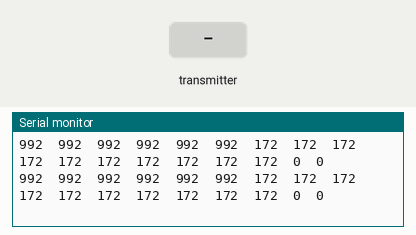
This sketch was run on a simulated Arduino Mega 2560, built with avr-gcc and run on an emulated ATmega2560. Parts: the last lines printed to the serial monitor. The inputs (shaded band) are chosen by the test bench.

Above: at 1.2 s.
1.3 s: the transmitter starts sending ch.0 = 1811
At 2.3 s:
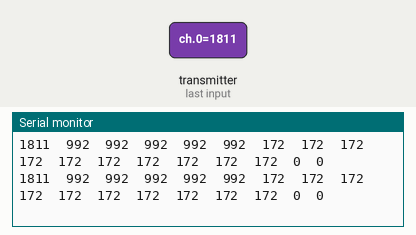
4.3 s: the transmitter starts sending ch.1 = 1811
At 5.2 s:
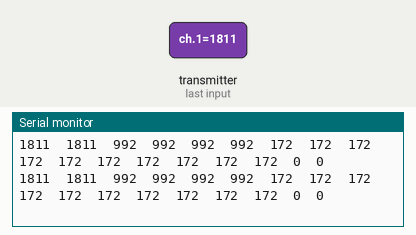
7.3 s: the transmitter starts sending ch.2 = 172
At 8.0 s:
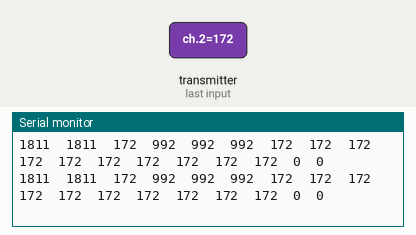
10.3 s: the transmitter starts sending ch.0 = 172
At 11.0 s:
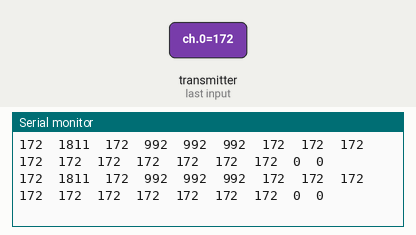
13.3 s: the transmitter starts sending ch.3 = 172
At 14.0 s:
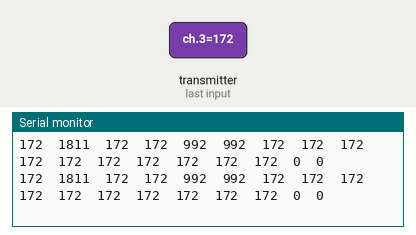
16.3 s: the transmitter starts sending ch.4 = 172
At 17.0 s:
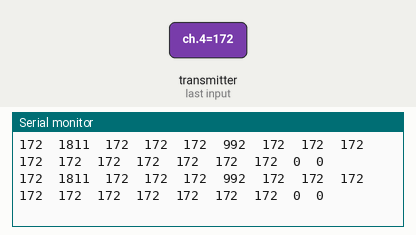
Timing chart, 0 to 18.8 s (numbered marks = the images above; inputs shaded):
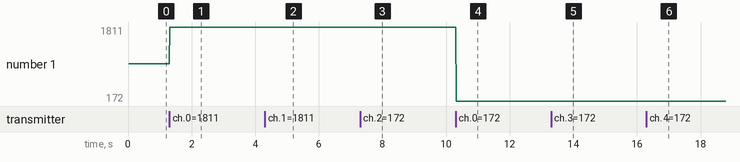

The sketch:

Transmition_Readings.ino
```cpp
#include "sbus.h" // Include the SBUS library

using bfs::SbusRx;    // Bring SbusRx into the current scope
using bfs::SbusData;  // Bring SbusData into the current scope

// Define your RX and TX pins
const int8_t RX_PIN = 16; // Replace with your actual RX pin


/* SBUS object for reading SBUS */
SbusRx sbus_rx(&Serial2, RX_PIN,-1, false, false); // Adjust the last two bools as needed
/* SBUS object for writing SBUS */

SbusData data;

void setup() {
  /* Serial to display data */
  Serial.begin(115200);
  while (!Serial) {} // Wait for serial to connect

  /* Begin the SBUS communication */
  sbus_rx.Begin(); // Initialize SBUS receiver

}

void loop() {
  if (sbus_rx.Read()) { // Check if new SBUS data is available
    /* Grab the received data */
    data = sbus_rx.data(); // Retrieve the received SBUS data

    /* Display the received data */
    for (int8_t i = 0; i < data.NUM_CH; i++) {
      Serial.print(data.ch[i]); // Print channel value
      Serial.print("\t"); // Tab for formatting
    }

    /* Display lost frames and failsafe data */
    Serial.print(data.lost_frame); // Print lost frames
    Serial.print("\t");
    Serial.println(data.failsafe); // Print failsafe status


  }
}
```

Measured:
- after the input at 1.3 s, the serial monitor: prints a new line at once (image 1)
- after the input at 4.3 s, the serial monitor: prints a new line at once (image 2)
- after the input at 7.3 s, the serial monitor: prints a new line at once (image 3)
- after the input at 10.3 s, the serial monitor: prints a new line at once (image 4)
- after the input at 13.3 s, the serial monitor: prints a new line at once (image 5)
- after the input at 16.3 s, the serial monitor: prints a new line at once (image 6)
- plotted number 1: 992 → 1811 after the input at 1.3 s
